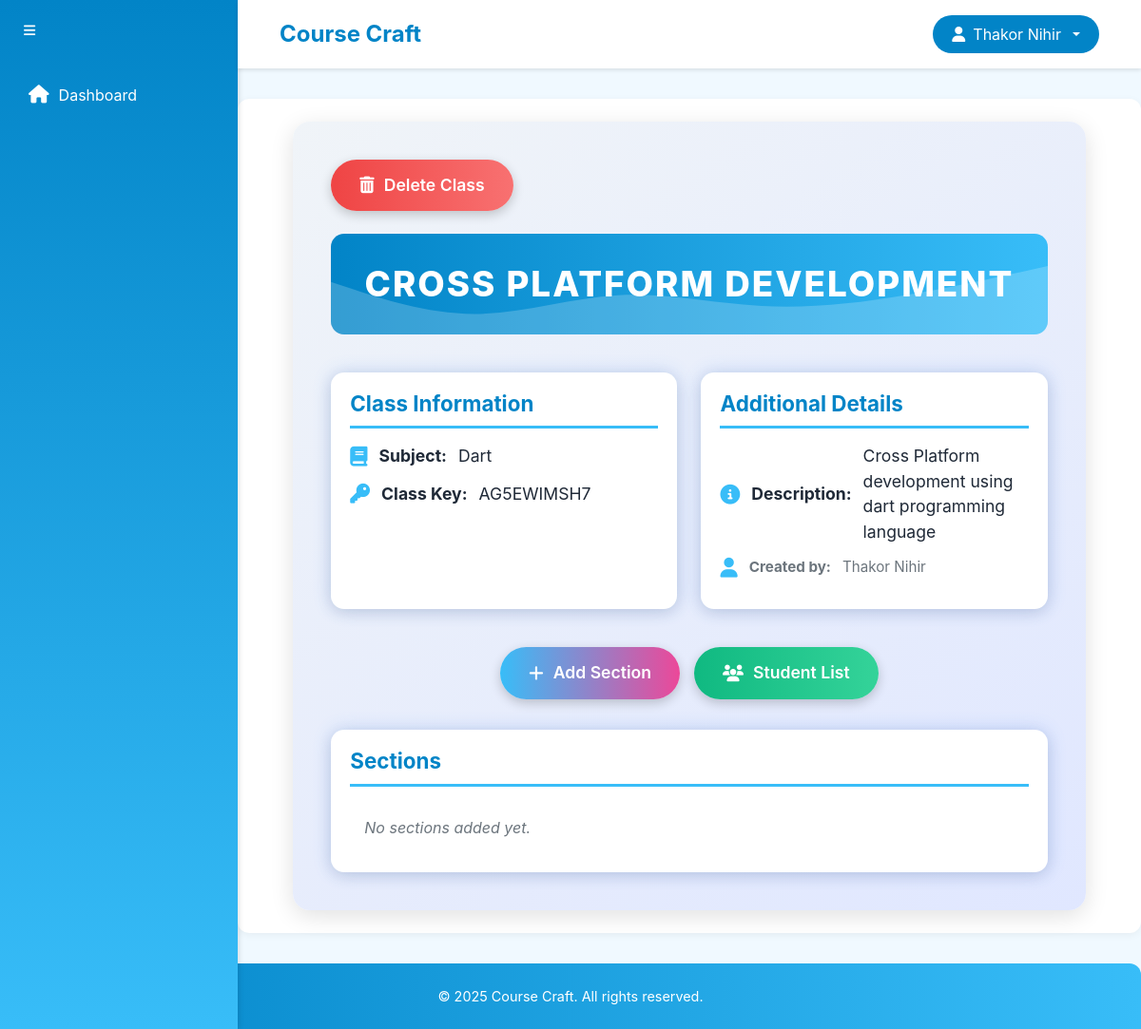
/teacher/class/5/ (signed in), run on an earlier commit of the app's database.
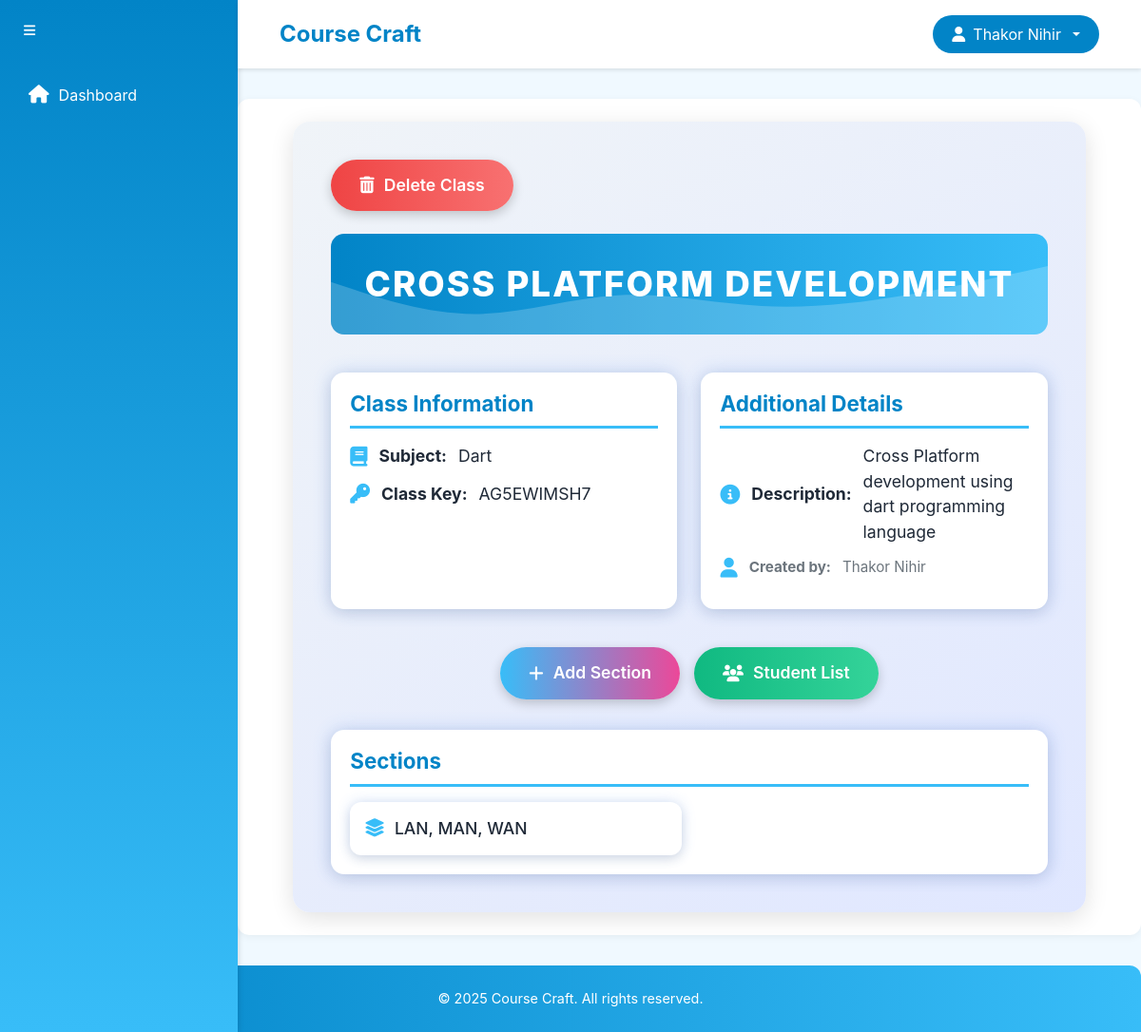
And on a later commit of the database.
### teacher/models.py (models this page shows, shortened)
class Section(models.Model):
    name = models.CharField(max_length=100)
    classroom = models.ForeignKey(Classroom, on_delete=models.CASCADE, related_name='sections')

### teacher/views.py (the view)
# urls.py: path('class/<int:class_id>/', views.class_detail, name='class_detail'),
@login_required
def class_detail(request, class_id):
    classroom = get_object_or_404(Classroom, id=class_id, teacher=request.user)
    sections = classroom.sections.all()
    if request.method == 'POST':
        form = SectionForm(request.POST)
        if form.is_valid():
            section = form.save(commit=False)
            section.classroom = classroom
            section.save()
            return redirect('teacher:class_detail', class_id=classroom.id)
    else:
        form = SectionForm()
    return render(request, 'teacher/class_detail.html', {
        'classroom': classroom,
        'sections': sections,
        'form': form
    })

### templates/teacher/class_detail.html (shortened to what this page needs)
{% extends 'teacher/base.html' %}
{% block content %}
<div class="detail-container">
    <button class="delete-class-btn" onclick="deleteClass()">
        <i class="fas fa-trash-alt"></i> Delete Class
    </button>
    <div class="detail-hero">{{ classroom.class_name }}</div>
    <div class="detail-grid">
        <div class="detail-card">
            <h5>Class Information</h5>
            <p><i class="fas fa-book"></i> <strong>Subject:</strong> {{ classroom.subject }}</p>
            <p><i class="fas fa-key"></i> <strong>Class Key:</strong> {{ classroom.class_key }}</p>
        </div>
        <div class="detail-card">
            <h5>Additional Details</h5>
            <p><i class="fas fa-info-circle"></i> <strong>Description:</strong> {{ classroom.description|default:"No description provided." }}</p>
            <p class="text-muted"><i class="fas fa-user"></i> <strong>Created by:</strong> {{ classroom.teacher.full_name }}</p>
        </div>
    </div>
    <div class="button-group">
        <button class="action-btn add-section-btn" onclick="openModal()">
            <i class="fas fa-plus"></i> Add Section
        </button>
        <button class="action-btn student-list-btn" onclick="openStudentModal()">
            <i class="fas fa-users"></i> Student List
        </button>
    </div>
    <div class="detail-card">
        <h5>Sections</h5>
        <div id="section-list" class="section-list">
            {% for section in sections %}
                <div class="section-card">
                    <a href="{% url 'teacher:section_detail' classroom.id section.id %}">
                        <i class="fas fa-layer-group"></i> {{ section.name }}
                    </a>
                </div>
            {% empty %}
                <div class="section-card no-sections">No sections added yet.</div>
            {% endfor %}
        </div>
    </div>
</div>
{% endblock %}

What changed in the data, as far as the page shows it:
added Section: name "LAN, MAN, WAN"
Also different on the page:
text no longer shown: "No sections added yet."
